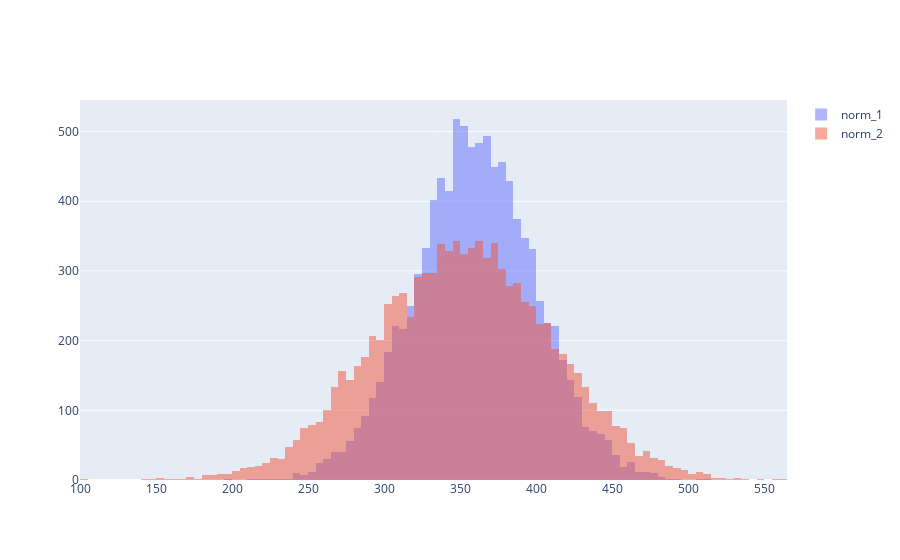

The notebook cell this image was saved under:
### Markdown cell above
В данном случае нет понимания того, является ли распределение нормальным, поэтому мы будем генерировать данные на основе известных законов распределения.

### Code cell
fig = go.Figure()
fig.add_trace(go.Histogram(x=norm_1, name='norm_1'))
fig.add_trace(go.Histogram(x=norm_2, name='norm_2'))

# Наложение обеих гистограмм
fig.update_layout(barmode='overlay')
# Уменьшите непрозрачность, чтобы увидеть обе гистограммы.
fig.update_traces(opacity=0.5)
fig.show()

### Figure 1 — Plotly figure (JSON) as saved in the notebook; plotly's stock layout.template omitted (floating-point values rounded to 4 significant figures; data arrays with more than 128 entries replaced by an {"elided": "..."} marker saying what was removed)
{"data": [{"name": "norm_1", "opacity": 0.5, "type": "histogram", "x": {"elided": "9802 float values"}}, {"name": "norm_2", "opacity": 0.5, "type": "histogram", "x": {"elided": "9789 float values"}}], "layout": {"barmode": "overlay"}}
